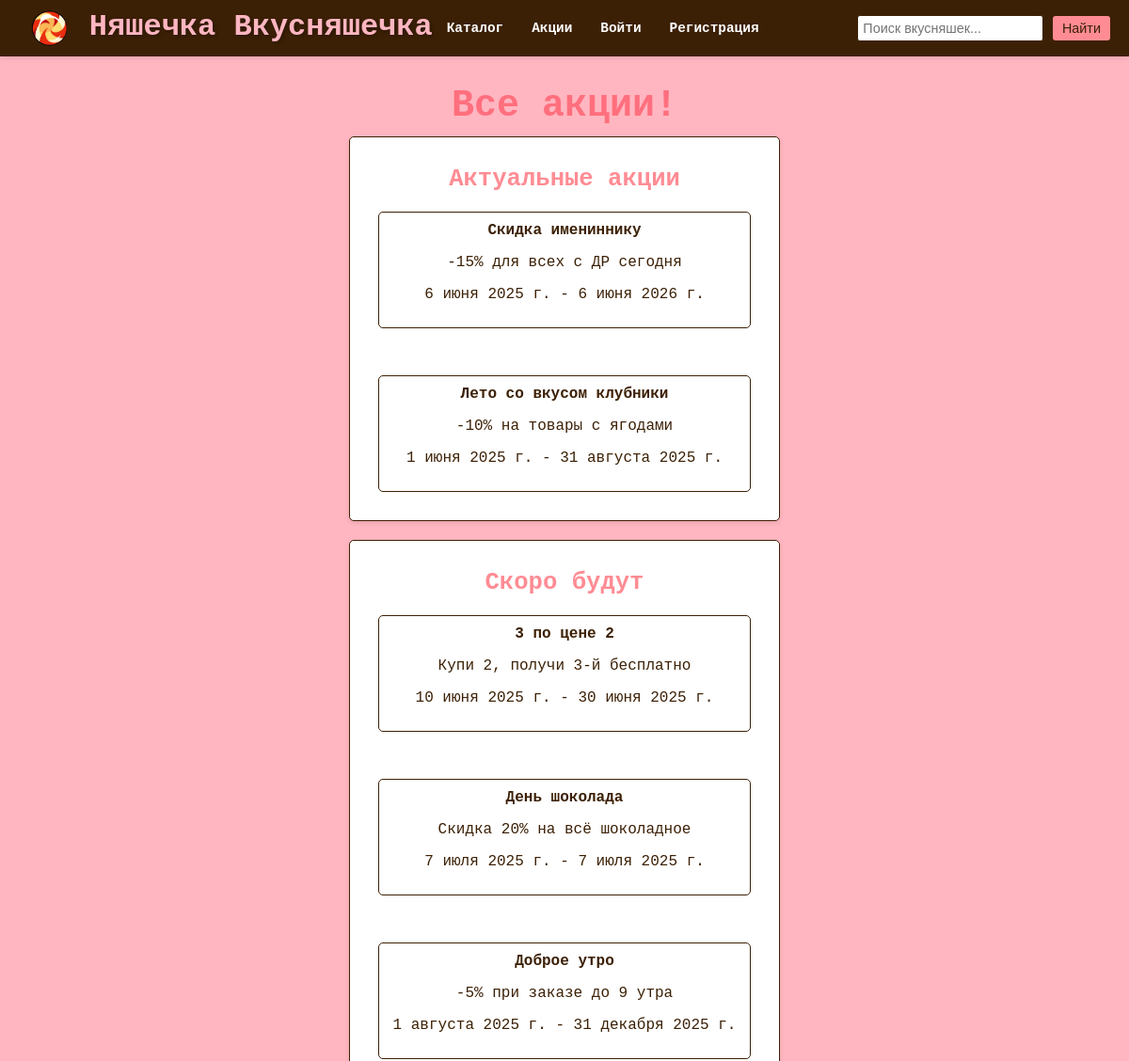
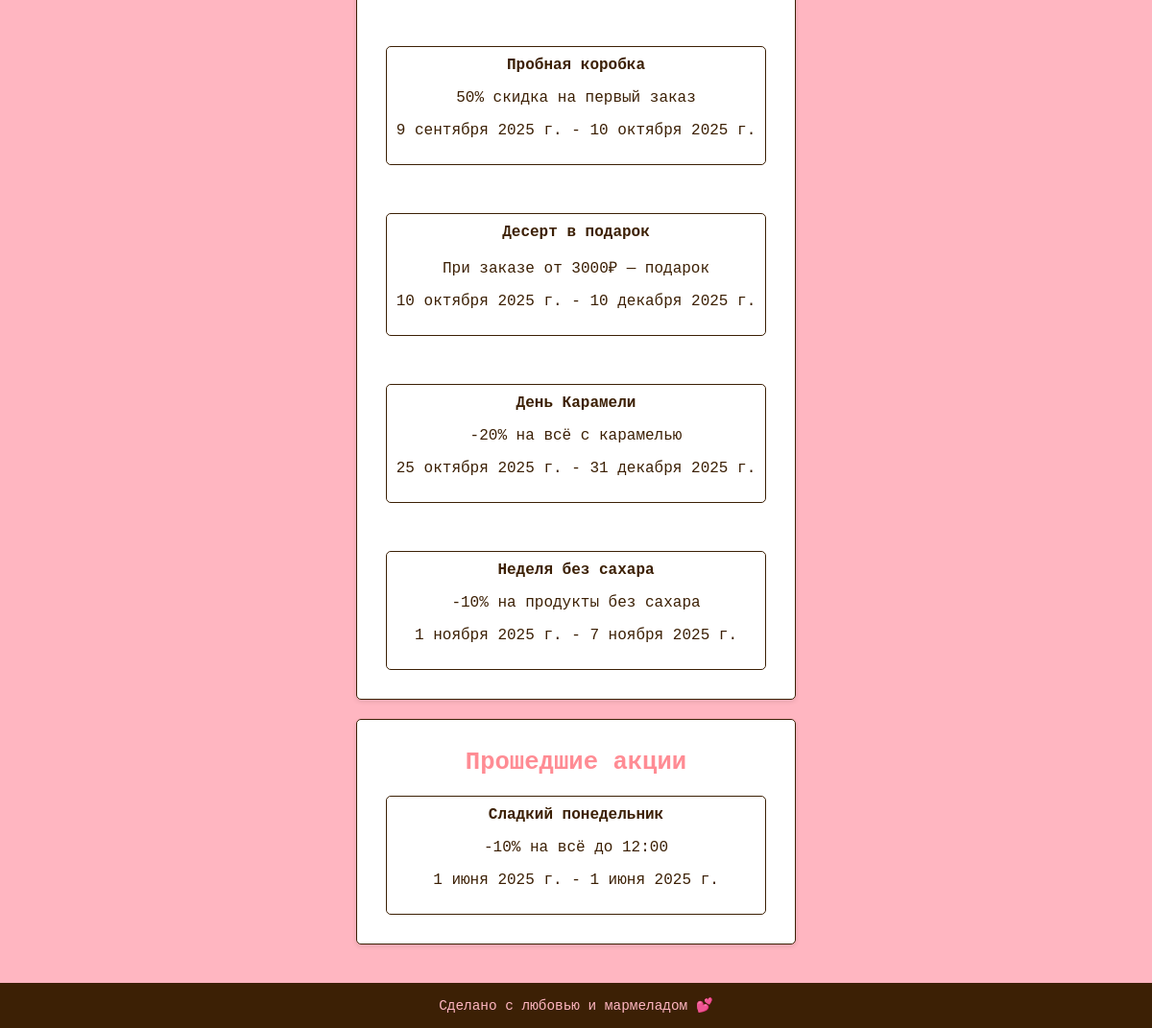
/shop/promotions/, run on the app's committed database (2 pictures, top to bottom).
### shop/models.py (models this page shows, shortened)
class Promotion(models.Model):
    title = models.CharField(max_length=200, verbose_name="Название")
    description = models.TextField(blank=True, verbose_name="Описание")
    start_date = models.DateField(verbose_name="Дата начала")
    end_date = models.DateField(verbose_name="Дата окончания")
    discount = models.DecimalField(max_digits=5, decimal_places=2, default=0.00, verbose_name="Скидка (%)")
    class Meta:
        verbose_name = "Акция"
        verbose_name_plural = "Акции"

### shop/views.py (the view)
# urls.py: path('promotions/', views.promotions, name='promotions'),
def promotions(request):
    now = timezone.now().date()
    past_promotions = Promotion.objects.filter(end_date__lt=now).order_by('-end_date')
    active_promotions = Promotion.objects.filter(
        start_date__lte=now,
        end_date__gte=now
    ).order_by('-start_date')
    future_promotions = Promotion.objects.filter(start_date__gt=now).order_by('start_date')
    return render(request, 'shop/promotions.html', {
        'past_promotions': past_promotions,
        'active_promotions': active_promotions,
        'future_promotions': future_promotions,
    })

### shop/templates/shop/promotions.html (shortened to what this page needs)
{% extends 'shop/base.html' %}
{% load static %}
{% block content %}
<div class="welcome-message">Все акции!</div>
<div class="widget">
    <h3>Актуальные акции</h3>
    <ol class="promotion-grid">
        {% for promotion in active_promotions %}
            <li class="promotion-card">
                <strong>{{ promotion.title }}</strong>
                <p>{{ promotion.description }}</p>
                <p>{{ promotion.start_date }} - {{ promotion.end_date }}</p>
            </li>
        {% empty %}
            <li>Пока нет актуальных акций.</li>
        {% endfor %}
    </ol>
</div>
<div class="widget">
    <h3>Скоро будут</h3>
    <ol class="promotion-grid">
        {% for promotion in future_promotions %}
            <li class="promotion-card">
                <strong>{{ promotion.title }}</strong>
                <p>{{ promotion.description }}</p>
                <p>{{ promotion.start_date }} - {{ promotion.end_date }}</p>
            </li>
        {% empty %}
            <li>Пока нет будущих акций.</li>
        {% endfor %}
    </ol>
</div>
<div class="widget">
    <h3>Прошедшие акции</h3>
    <ol class="promotion-grid">
        {% for promotion in past_promotions %}
            <li class="promotion-card">
                <strong>{{ promotion.title }}</strong>
                <p>{{ promotion.description }}</p>
                <p>{{ promotion.start_date }} - {{ promotion.end_date }}</p>
            </li>
        {% empty %}
            <li>Пока нет прошедших акций.</li>
        {% endfor %}
    </ol>
</div>
{% endblock %}

### shop/static/shop/css/style.css (style rules this page uses)
html { height: 100%; }
body { font-family: monospace; font-size: 16px; margin: 0; padding: 0; background-color: #ffb6c1; color: #3c2005; min-height: 100vh; display: flex; flex-direction: column; }
.welcome-message { font-size: 2.5em; color: #ff6f7d; text-align: center; margin: 10px 0; font-weight: bold; }
.widget { background-color: #fff; padding: 20px; margin-bottom: 20px; border-radius: 5px; box-shadow: 0 2px 5px rgba(0,0,0,0.1); border: 1px solid #3c2005; text-align: center; }
.widget h3 { margin: 0; padding: 10px 0; color: #ff8c94; font-size: 1.6em; font-weight: bold; }
.product-grid, .category-grid, .promotion-grid { list-style: none; padding: 0; display: grid; grid-template-columns: repeat(auto-fill, minmax(200px, 1fr)); gap: 30px; justify-content: center; margin: 0 auto; }
.category-card, .promotion-card { background-color: #fff; padding: 10px; margin: 10px; border: 1px solid #3c2005; border-radius: 5px; text-align: center; }
.product-card strong, .promotion-card strong, .category-card a { font-size: 1em; }

### data on the page
Promotion: title "Скидка имениннику", description "-15% для всех с ДР сегодня", start_date "6 июня 2025 г.", end_date "6 июня 2026 г."
Promotion: title "Лето со вкусом клубники", description "-10% на товары с ягодами", start_date "1 июня 2025 г.", end_date "31 августа 2025 г."
Promotion: title "3 по цене 2", description "Купи 2, получи 3-й бесплатно", start_date "10 июня 2025 г.", end_date "30 июня 2025 г."
Promotion: title "День шоколада", description "Скидка 20% на всё шоколадное", start_date "7 июля 2025 г.", end_date "7 июля 2025 г."
Promotion: title "Доброе утро", description "-5% при заказе до 9 утра", start_date "1 августа 2025 г.", end_date "31 декабря 2025 г."
Promotion: title "Пробная коробка", description "50% скидка на первый заказ", start_date "9 сентября 2025 г.", end_date "10 октября 2025 г."
Promotion: title "Десерт в подарок", description "При заказе от 3000₽ — подарок", start_date "10 октября 2025 г.", end_date "10 декабря 2025 г."
Promotion: title "День Карамели", description "-20% на всё с карамелью", start_date "25 октября 2025 г.", end_date "31 декабря 2025 г."
Promotion: title "Неделя без сахара", description "-10% на продукты без сахара", start_date "1 ноября 2025 г.", end_date "7 ноября 2025 г."
Promotion: title "Сладкий понедельник", description "-10% на всё до 12:00", start_date "1 июня 2025 г.", end_date "1 июня 2025 г."
